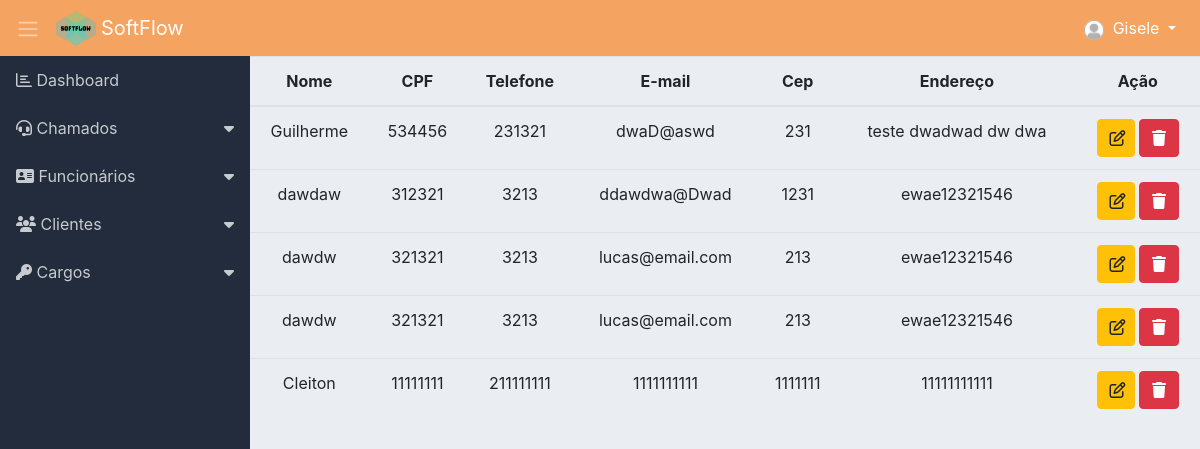
The page /cliente.php (signed in) on the database its author committed.
### tables this page shows
CREATE TABLE `cliente` (
  `id` int(11) NOT NULL,
  `nome` varchar(255) NOT NULL,
  `cpf` int(50) NOT NULL,
  `telefone` int(50) NOT NULL,
  `sexo` varchar(255) NOT NULL,
  `email` varchar(255) NOT NULL,
  `cep` int(50) NOT NULL,
  `endereco` varchar(150) NOT NULL,
  `created` varchar(255) DEFAULT NULL
);

### classes/Model.php (called while the page is built, shortened)
<?php
require_once 'Conn.php';
class Model
{
	protected $tabela;
	protected $class;
	protected $db;
    public function __construct()
    {
        $conn = new Conn();
        $this->db = $conn->getConn();
    }
    public function listar()
    {
    	$sql = "SELECT * FROM {$this->tabela}";
    	$stmt = $this->db->prepare($sql);
    	$stmt->setFetchMode(PDO::FETCH_CLASS, $this->class);
    	$stmt->execute();
    	return $stmt->fetchAll();
    }
}

### classes/Conn.php (called while the page is built)
<?php
class Conn {
    public static $Host = "localhost";
    public static $User = "root";
    public static $Pass = "";
    public static $Dbname = "sistema_informatica_pi";
    private static $Connect = null;
    private static function Conectar() {
        try {
            if(self::$Connect == null):
                self::$Connect = new PDO('mysql:host=' . self::$Host .';dbname='.self::$Dbname, self::$User, self::$Pass);
            endif;
        } catch (Exception $ex) {
            echo 'Mensagem: ' . $ex->getMessage();
            die;
        }
        return self::$Connect;
    }
    public function getConn() {
        return self::Conectar();
    }
}

### classes/ClienteDAO.php (called while the page is built, shortened)
<?php
require_once 'Model.php';
class ClienteDAO extends Model
{
    public function __construct() {
    	$this->tabela = 'cliente';
    	$this->class = 'Cliente';
    }
}

### classes/Cliente.php (called while the page is built, shortened)
<?php
class Cliente
{
	private $id;
	private $nome;
	private $cpf;
    private $telefone;
    private $email;
    private $cep;
    private $endereco;
    public function getId()
    {
        return $this->id;
    }
    public function getNome()
    {
        return $this->nome;
    }
    public function getCpf()
    {
        return $this->cpf;
    }
    public function getTelefone()
    {
        return $this->telefone;
    }
    public function getEmail()
    {
        return $this->email;
    }
    public function getCep()
    {
        return $this->cep;
    }
    public function getEndereco()
    {
        return $this->endereco;
    }
}

### cliente.php (the view, shortened to what this page needs)
<?php include 'layout/header.php'; ?>
<?php include './layout/menu.php'; ?>
<?php
require 'classes/Cliente.php';
require 'classes/ClienteDAO.php';
$clienteDAO = new ClienteDAO();
$clientes = $clienteDAO->listar();
?>
<div style="width: 100%;">
	<table class="table text-center" >
		<thead>
			<tr>
				<th>Nome</th>
				<th>CPF</th>
				<th>Telefone</th>
				<th>E-mail</th>
				<th>Cep</th>
				<th>Endereço</th>
				<th>Ação</th>
			</tr>
		</thead>
		<tbody class="table-striped">
			<?php foreach ($clientes as $cliente) { ?>
				<tr>
					<td><?= $cliente->getNome() ?></td>
					<td><?= $cliente->getCpf() ?></td>
					<td><?= $cliente->getTelefone() ?></td>
					<td><?= $cliente->getEmail() ?></td>
					<td><?= $cliente->getCep() ?></td>
					<td><?= $cliente->getEndereco() ?></td>
					<td>
						<a class="btn btn-warning" style="padding-right: 8px;" href="form_cliente.php?id=<?= $cliente->getId() ?>"><i class="far fa-edit"></i></a>
						<a class="btn btn-danger" href="controle_cliente.php?acao=deletar&id=<?= $cliente->getId() ?>" onclick="return confirm('Deseja realmente excluir?')"><i class="fas fa-trash"></i></a>
					</td>
				</tr>
			<?php } ?>
		</tbody>
	</table>
</div>
<?php include 'layout/footer.php'; ?>

### assets/css/dashboard.css (style rules this page uses)
body { background-color: #eaeef3; }

### rows shown on the page
cliente: nome "Guilherme", cpf "534456", telefone "231321", email "dwaD@aswd", cep "231", endereco "teste dwadwad dw dwa"
cliente: nome "dawdaw", cpf "312321", telefone "3213", email "ddawdwa@Dwad", cep "1231", endereco "ewae12321546"
cliente: nome "dawdw", cpf "321321", telefone "3213", email "lucas@email.com", cep "213", endereco "ewae12321546"
cliente: nome "dawdw", cpf "321321", telefone "3213", email "lucas@email.com", cep "213", endereco "ewae12321546"
cliente: nome "Cleiton", cpf "11111111", telefone "211111111", email "1111111111", cep "1111111", endereco "11111111111"

### other values the page prints
$_SESSION['nome'] "Gisele"
